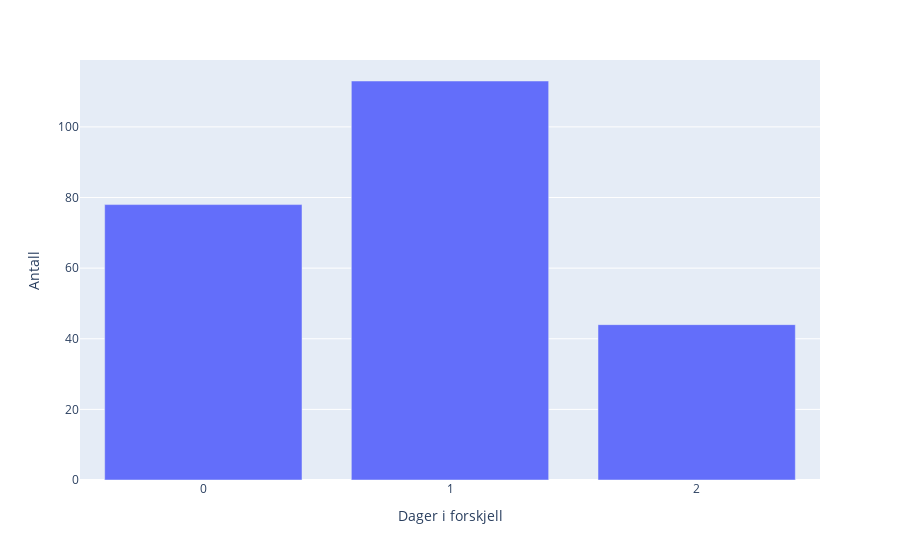

Notebook code for this chart:
### Markdown cell above
## Hvor mange angrep er det som varer 1 dag, 2 dager og 3 dager

### Code cell
df['Skadedato_fra'] = pd.to_datetime(df['Skadedato_fra']) # må konvertere for å regne ut days diff
df['Skadedato_til'] = pd.to_datetime(df['Skadedato_til'])

diff_days = (df['Skadedato_til'] - df['Skadedato_fra']) / np.timedelta64(1, 'D')

count = Counter(diff_days)
print(count)

d = {'num_days': [], 'occur': []}
for x in count: # for å legge til i en bar chart
    key = x
    value = count[key]
    d['num_days'].append(key)
    d['occur'].append(value)

fig = px.bar(d, x='num_days', y='occur')
fig.update_layout(
    xaxis_title="Dager i forskjell",
    yaxis_title="Antall",
)
fig.update_xaxes(
    dtick=1
)
fig.show()

### Figure 1 — Plotly figure (JSON) as saved in the notebook; plotly's stock layout.template omitted (floating-point values rounded to 4 significant figures)
{"data": [{"alignmentgroup": "True", "hovertemplate": "num_days=%{x}<br>occur=%{y}<extra></extra>", "legendgroup": "", "marker": {"color": "#636efa", "pattern": {"shape": ""}}, "name": "", "offsetgroup": "", "orientation": "v", "showlegend": false, "textposition": "auto", "type": "bar", "x": [0, 2, 1], "xaxis": "x", "y": [78, 44, 113], "yaxis": "y"}], "layout": {"barmode": "relative", "legend": {"tracegroupgap": 0}, "margin": {"t": 60}, "xaxis": {"anchor": "y", "domain": [0, 1], "dtick": 1, "title": {"text": "Dager i forskjell"}}, "yaxis": {"anchor": "x", "domain": [0, 1], "title": {"text": "Antall"}}}}
